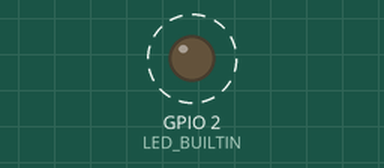
This sketch was run on a simulated ESP32. Shown: output pins drawn as LEDs (lit = HIGH). Dashed ring = blinking. WiFi joins after 1.5 s; servers stay silent unless stated; EEPROM starts erased; web services answer with replies made up by the test bench; what the sketch prints to the serial monitor is not drawn.

Above: at 2.2 s.
Timing chart, 0 to 4.8 s (numbered marks = the images above):
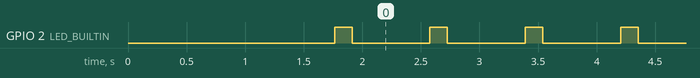

Measured:
- by itself, GPIO 2 (LED_BUILTIN): alternates HIGH for 0.15 s and LOW for 0.66 s

The sketch:

main.ino
```cpp
#include <WiFi.h>
#include <WiFiUdp.h>
#include <ArduinoOTA.h>
#include "NTPClient.h"
#include "telegram_bot.h"
#include "EEPROMFeatures.h"

#define EEPROM_SIZE 512

TelegramBot telegramBot;

const char* ssid = "ZettaHouse";
const char* password = "Technoedge";
const char* bot_token = telegramBot.getBotToken();
const char* chat_id = telegramBot.getChatId();
String telegram_url = telegramBot.getTelegramUrl();
String message;
String query = telegramBot.getQuery();

String currentTimeStamp;
String currentDateStamp;
String disconnectedMessage;
String esp32StatusMessage;

String customDate;
String customTimeStamp;

String disconnectedDate;
String disconnectedTime;
String reconnectedDate;
String reconnectedTime;

String esp32Data;

String get_eeprom_esp32Data;

char eeprom_esp32Data[150];

enum WifiState {
  CONNECTED,
  DISCONNECTED,
  RECONNECTING,
} wifiState;

struct TimeStamp {
  String Hour;
  String Minute;
  String Second;
} timeStamp;

struct DateStamp {
  int monthIndex;
  int dayIndex;
  String Date;
  String Day;
  String Month;
  String Year;
} dateStamp;

const unsigned int minute = 60;
const unsigned int hour = 60 * minute;
const unsigned int wita = 8 * hour;

WiFiUDP ntpUDP;
NTPClient timeClient(ntpUDP, "pool.ntp.org", wita);
EEPROMFeatures EEPROMF(0, EEPROM_SIZE);

void wifiSetup(void);
void ntpData(void);
void sendMessageToTelegram(String message);
void outputDCTime(String state);
void outputReconnectTime(String state);
String reconnectedMessage(String disconnectTime, String reconnectedTime);

void setup() {
  Serial.begin(115200);

  if(EEPROMF.begin() == false){
    ESP.restart();
  }

  wifiNTPSetup();
  ntpData();
  get_eeprom_esp32Data = EEPROMF.readString(0);
  Serial.println("\nget_eeprom_esp32Data : ");
  Serial.println(get_eeprom_esp32Data);
  Serial.println("\n");

  pinMode(LED_BUILTIN, OUTPUT);
  telegramBot.sendMessageToTelegram(telegram_url, query, reconnectedMessage(disconnectedDate, disconnectedTime, reconnectedDate, reconnectedTime));


  ArduinoOTA.setHostname("sam-esp32");
  ArduinoOTA.setPassword("samESP32");
  ArduinoOTA.begin();
}

void loop() {
  ArduinoOTA.handle();

  digitalWrite(LED_BUILTIN, HIGH);
  delay(150);
  digitalWrite(LED_BUILTIN, LOW);
  delay(150);

  ntpData();
  esp32Data = esp32StatusMessage;
  esp32Data.toCharArray(eeprom_esp32Data, sizeof(eeprom_esp32Data) + 1);
  EEPROMF.writeString(0, eeprom_esp32Data);

  if(WiFi.status() != WL_CONNECTED) {
    if (wifiState != DISCONNECTED && wifiState != RECONNECTING) {
        wifiState = RECONNECTING;
        disconnectedDate = customDate;
        disconnectedTime = customTimeStamp;
        outputDCTime(disconnectedDate, disconnectedTime);
    } else {
      wifiState = RECONNECTING;
    }
  } else {
    if (wifiState == RECONNECTING) {
      wifiState = CONNECTED;
      reconnectedDate = customDate;
      reconnectedTime = customTimeStamp;
      outputReconnectTime(reconnectedDate, reconnectedTime);
      telegramBot.sendMessageToTelegram(telegram_url, query, reconnectedMessage(disconnectedDate, disconnectedTime, reconnectedDate, reconnectedTime));
    }
  }
  delay(500);
}

void wifiNTPSetup(void) {
  Serial.print("Connecting to Wifi SSID : ");
  Serial.println(ssid);
  WiFi.begin(ssid, password);

  while (WiFi.status() != WL_CONNECTED) {
    delay(100);
    Serial.println("Connecting to WiFi...");
  }

  wifiState = CONNECTED;
  Serial.println("Connected to Wifi!");
  Serial.print("ESP 32 Local IP Address : ");
  Serial.println(WiFi.localIP());

  timeClient.begin();
  timeClient.setTimeOffset(wita);
}

void ntpData(void) {
  timeClient.update();

  currentTimeStamp = timeClient.getFormattedTime();
  currentDateStamp = timeClient.getFormattedDate();

  timeStamp.Hour = timeClient.getHours();
  timeStamp.Minute = timeClient.getMinutes();
  timeStamp.Second = timeClient.getSeconds();

  dateStamp.monthIndex = timeClient.getMonth();
  dateStamp.dayIndex = timeClient.getDay();

  dateStamp.Date = timeClient.getDate();
  dateStamp.Day = timeClient.getDayName();
  dateStamp.Month = timeClient.getMonthName();
  dateStamp.Year = timeClient.getYear();

  customTimeStamp = timeStamp.Hour + ":" + timeStamp.Minute + ":" + timeStamp.Second;
  customDate = dateStamp.Day + ", " + dateStamp.Date + " " + dateStamp.Month + " " + dateStamp.Year;

  esp32StatusMessage = "Status ESP 32\n";
  esp32StatusMessage += "ESP 32 last online time :\n";
  esp32StatusMessage += disconnectedDate;
  esp32StatusMessage += " - ";
  esp32StatusMessage += disconnectedTime;
  esp32StatusMessage += "\nESP 32 last power on :\n";
  esp32StatusMessage += customDate;
  esp32StatusMessage += " - ";
  esp32StatusMessage += customTimeStamp;
  esp32StatusMessage += "\n";
}

String reconnectedMessage(String disconnectedDate, String disconnectedTime, String reconnectedDate, String reconnectedTime) {
  String reconnectMessage = "Device disconnected at : " + disconnectedDate + " - " +  disconnectedTime + "\n" + "Device Back Online at : " + reconnectedDate + " - " + reconnectedTime;
  return reconnectMessage;
}

void outputDCTime(String date, String time) {
  Serial.print("Disconnected at : ");
  Serial.print(date);
  Serial.print(" - ");
  Serial.println(time);
}

void outputReconnectTime(String date, String time) {
  Serial.print("Reconnected at : ");
  Serial.print(date);
  Serial.print(" - ");
  Serial.println(time);
}

void sendMessageToTelegram(String message) {
  telegram_url ="https://api.telegram.org/bot" + String(bot_token) + "/sendMessage";
  query ="chat_id=" + String(chat_id) + "&text=" + urlEncode(message);

  HTTPClient http;
  http.begin(telegram_url);

  http.addHeader("Content-Type", "application/x-www-form-urlencoded");

  int response = http.POST(query);

  if (response == 200) {
    Serial.println("Pengiriman pesan menuju telegram berhasil!");
    Serial.println("Pesan yang terkirim : ");
    Serial.println(message);
  } else {
    Serial.print("Pengiriman pesan menuju telegram gagal dengan response code : ");
    Serial.println(response);
  }

  http.end();
}
```

EEPROMFeatures.cpp
```cpp
//EEPROMFeatures.cpp
#include "EEPROMFeatures.h"

EEPROMFeatures::EEPROMFeatures(int address, int EEPROMsize){
  _address = address;
  _EEPROMsize = EEPROMsize;
}

bool EEPROMFeatures::begin(){
  if (!EEPROM.begin(_EEPROMsize)) {
    Serial.println("Failed to initialise EEPROM, Restarting.....");
    delay(1000);
    return false;
  }
  return true;
}

void EEPROMFeatures::writeString(int address, String str){
  if (str.length() >= _EEPROMsize - address - 1){
    Serial.println("String too long");
    return;
  }
  EEPROM.write(address + _address, str.length());
  for (int i = 0; i < str.length(); ++i) {
    EEPROM.write(address + _address + 1 + i, str[i]);
  }
  EEPROM.commit(); // Simpan perubahan ke EEPROM
}
String EEPROMFeatures::readString(int address){
  int strLength = EEPROM.read(address + _address);
  String str;
  for (int i = 0; i < strLength; ++i) {
    str += char(EEPROM.read(address + _address + 1 + i));
  }
  return str;
}
```

EEPROMFeatures.h
```cpp
// EEPROMFeatures.h
#ifndef EEPROMFeatures_h
#define EEPROMFeatures_h

#include <Arduino.h>
#include <EEPROM.h>

class EEPROMFeatures
{
  private:
  int _address;
  int _EEPROMsize;

  public:
    EEPROMFeatures(int address, int EEPROMsize);
    bool begin();
    void writeString(int address, String str);
    String readString(int address);
};

#endif
```

NTPClient.cpp
```cpp
#include "NTPClient.h"

NTPClient::NTPClient(UDP& udp) {
  this->_udp            = &udp;
}

NTPClient::NTPClient(UDP& udp, int timeOffset) {
  this->_udp            = &udp;
  this->_timeOffset     = timeOffset;
}

NTPClient::NTPClient(UDP& udp, const char* poolServerName) {
  this->_udp            = &udp;
  this->_poolServerName = poolServerName;
}

NTPClient::NTPClient(UDP& udp, const char* poolServerName, int timeOffset) {
  this->_udp            = &udp;
  this->_timeOffset     = timeOffset;
  this->_poolServerName = poolServerName;
}

NTPClient::NTPClient(UDP& udp, const char* poolServerName, int timeOffset, unsigned long updateInterval) {
  this->_udp            = &udp;
  this->_timeOffset     = timeOffset;
  this->_poolServerName = poolServerName;
  this->_updateInterval = updateInterval;
}

void NTPClient::begin() {
  this->begin(NTP_DEFAULT_LOCAL_PORT);
}

void NTPClient::begin(int port) {
  this->_port = port;

  this->_udp->begin(this->_port);

  this->_udpSetup = true;
}

bool NTPClient::isValid(byte * ntpPacket)
{
  //Perform a few validity checks on the packet
  if((ntpPacket[0] & 0b11000000) == 0b11000000)   //Check for LI=UNSYNC
    return false;

  if((ntpPacket[0] & 0b00111000) >> 3 < 0b100)    //Check for Version >= 4
    return false;

  if((ntpPacket[0] & 0b00000111) != 0b100)      //Check for Mode == Server
    return false;

  if((ntpPacket[1] < 1) || (ntpPacket[1] > 15))   //Check for valid Stratum
    return false;

  if( ntpPacket[16] == 0 && ntpPacket[17] == 0 &&
    ntpPacket[18] == 0 && ntpPacket[19] == 0 &&
    ntpPacket[20] == 0 && ntpPacket[21] == 0 &&
    ntpPacket[22] == 0 && ntpPacket[22] == 0)   //Check for ReferenceTimestamp != 0
    return false;

  return true;
}

bool NTPClient::forceUpdate() {
  #ifdef DEBUG_NTPClient
    Serial.println("Update from NTP Server");
  #endif
  // flush any existing packets
  while(this->_udp->parsePacket() != 0)
    this->_udp->flush();
  this->sendNTPPacket();

  // Wait till data is there or timeout...
  byte timeout = 0;
  int cb = 0;
  do {
    delay ( 10 );
    cb = this->_udp->parsePacket();

    if(cb > 0)
    {
      this->_udp->read(this->_packetBuffer, NTP_PACKET_SIZE);
      if(!this->isValid(this->_packetBuffer))
        cb = 0;
    }

    if (timeout > 100) return false; // timeout after 1000 ms
    timeout++;
  } while (cb == 0);

  this->_lastUpdate = millis() - (10 * (timeout + 1)); // Account for delay in reading the time

  unsigned long highWord = word(this->_packetBuffer[40], this->_packetBuffer[41]);
  unsigned long lowWord = word(this->_packetBuffer[42], this->_packetBuffer[43]);
  // combine the four bytes (two words) into a long integer
  // this is NTP time (seconds since Jan 1 1900):
  unsigned long secsSince1900 = highWord << 16 | lowWord;

  this->_currentEpoc = secsSince1900 - SEVENZYYEARS;

  return true;
}

bool NTPClient::update() {
  if ((millis() - this->_lastUpdate >= this->_updateInterval)     // Update after _updateInterval
    || this->_lastUpdate == 0) {                                // Update if there was no update yet.
    if (!this->_udpSetup) this->begin();                         // setup the UDP client if needed
    return this->forceUpdate();
  }
  return true;
}

unsigned long NTPClient::getEpochTime() {
  return this->_timeOffset + // User offset
         this->_currentEpoc + // Epoc returned by the NTP server
         ((millis() - this->_lastUpdate) / 1000); // Time since last update
}

int NTPClient::getMonth() {
  const unsigned long SECONDS_IN_MONTH = 30 * 24 * 60 * 60;
  return (((this->getEpochTime()  / SECONDS_IN_MONTH) + 4 ) % 12);
}
int NTPClient::getDay() {
  return (((this->getEpochTime()  / 86400L) + 4 ) % 7); //0 is Sunday
}
int NTPClient::getHours() {
  return ((this->getEpochTime()  % 86400L) / 3600);
}
int NTPClient::getMinutes() {
  return ((this->getEpochTime() % 3600) / 60);
}
int NTPClient::getSeconds() {
  return (this->getEpochTime() % 60);
}

String NTPClient::getFormattedTime(unsigned long secs) {
  unsigned long rawTime = secs ? secs : this->getEpochTime();
  unsigned long hours = (rawTime % 86400L) / 3600;
  String hoursStr = hours < 10 ? "0" + String(hours) : String(hours);

  unsigned long minutes = (rawTime % 3600) / 60;
  String minuteStr = minutes < 10 ? "0" + String(minutes) : String(minutes);

  unsigned long seconds = rawTime % 60;
  String secondStr = seconds < 10 ? "0" + String(seconds) : String(seconds);

  return hoursStr + ":" + minuteStr + ":" + secondStr;
}

String NTPClient::getFormattedDate(unsigned long secs) {
  unsigned long rawTime = (secs ? secs : this->getEpochTime()) / 86400L;  // in days
  unsigned long days = 0, year = 1970;
  uint8_t month;
  static const uint8_t monthDays[]={31,28,31,30,31,30,31,31,30,31,30,31};

  while((days += (LEAP_YEAR(year) ? 366 : 365)) <= rawTime)
    year++;
  rawTime -= days - (LEAP_YEAR(year) ? 366 : 365); // now it is days in this year, starting at 0
  days=0;
  for (month=0; month<12; month++) {
    uint8_t monthLength;
    if (month==1) { // february
      monthLength = LEAP_YEAR(year) ? 29 : 28;
    } else {
      monthLength = monthDays[month];
    }
    if (rawTime < monthLength) break;
    rawTime -= monthLength;
  }
  String monthStr = ++month < 10 ? "0" + String(month) : String(month); // jan is month 1
  String dayStr = ++rawTime < 10 ? "0" + String(rawTime) : String(rawTime); // day of month
  return String(year) + "-" + monthStr + "-" + dayStr;
}

String NTPClient::getMonthName(int month) {
    if (month == -1) {
        month = getMonth();
    }
    static const char* monthNames[] = {
        "January", "February", "March", "April", "May", "June",
        "July", "August", "September", "October", "November", "December"
    };

    if (month >= 1 && month <= 12) {
        return monthNames[month - 1];
    }

    return "Invalid Month";
}

String NTPClient::getDayName(int day) {
    static const char* dayNames[] = {
        "Sunday", "Monday", "Tuesday", "Wednesday", "Thursday", "Friday", "Saturday"
    };

    if (day >= 0 && day <= 6) {
        return dayNames[day];
    }

    return "Saturday";
}

String NTPClient::getDate() {
    unsigned long epochTime = this->getEpochTime();
    String formattedDate = getFormattedDate(epochTime);
    String date = formattedDate.substring(8, 10);

    return date;
}

String NTPClient::getYear() {
    unsigned long epochTime = this->getEpochTime();
    String formattedDate = getFormattedDate(epochTime);
    String date = formattedDate.substring(0, 4);

    return date;
}

void NTPClient::end() {
  this->_udp->stop();

  this->_udpSetup = false;
}

void NTPClient::setTimeOffset(int timeOffset) {
  this->_timeOffset     = timeOffset;
}

void NTPClient::setUpdateInterval(unsigned long updateInterval) {
  this->_updateInterval = updateInterval;
}

void NTPClient::sendNTPPacket() {
  // set all bytes in the buffer to 0
  memset(this->_packetBuffer, 0, NTP_PACKET_SIZE);
  // Initialize values needed to form NTP request
  // (see URL above for details on the packets)
  this->_packetBuffer[0] = 0b11100011;   // LI, Version, Mode
  this->_packetBuffer[1] = 0;     // Stratum, or type of clock
  this->_packetBuffer[2] = 6;     // Polling Interval
  this->_packetBuffer[3] = 0xEC;  // Peer Clock Precision
  // 8 bytes of zero for Root Delay & Root Dispersion
  this->_packetBuffer[12]  = 0x49;
  this->_packetBuffer[13]  = 0x4E;
  this->_packetBuffer[14]  = 0x49;
  this->_packetBuffer[15]  = 0x52;

  // all NTP fields have been given values, now
  // you can send a packet requesting a timestamp:
  this->_udp->beginPacket(this->_poolServerName, 123); //NTP requests are to port 123
  this->_udp->write(this->_packetBuffer, NTP_PACKET_SIZE);
  this->_udp->endPacket();
}

void NTPClient::setEpochTime(unsigned long secs) {
  this->_currentEpoc = secs;
}
```

NTPClient.h
```cpp
#pragma once

#include "Arduino.h"

#include <Udp.h>

#define SEVENZYYEARS 2208988800UL
#define NTP_PACKET_SIZE 48
#define NTP_DEFAULT_LOCAL_PORT 1337
#define LEAP_YEAR(Y) ((Y > 0) && !(Y % 4) && ((Y % 100) || !(Y % 400)))

class NTPClient
{
private:
  UDP *_udp;
  bool _udpSetup = false;

  const char *_poolServerName = "pool.ntp.org"; // Default time server
  int _port = NTP_DEFAULT_LOCAL_PORT;
  int _timeOffset = 0;

  unsigned long _updateInterval = 60000; // In ms

  unsigned long _currentEpoc = 0; // In s
  unsigned long _lastUpdate = 0;  // In ms

  byte _packetBuffer[NTP_PACKET_SIZE];

  void sendNTPPacket();
  bool isValid(byte *ntpPacket);

public:
  NTPClient(UDP &udp);
  NTPClient(UDP &udp, int timeOffset);
  NTPClient(UDP &udp, const char *poolServerName);
  NTPClient(UDP &udp, const char *poolServerName, int timeOffset);
  NTPClient(UDP &udp, const char *poolServerName, int timeOffset, unsigned long updateInterval);

  /**
   * Starts the underlying UDP client with the default local port
   */
  void begin();

  /**
   * Starts the underlying UDP client with the specified local port
   */
  void begin(int port);

  /**
   * This should be called in the main loop of your application. By default an update from the NTP Server is only
   * made every 60 seconds. This can be configured in the NTPClient constructor.
   *
   * @return true on success, false on failure
   */
  bool update();

  /**
   * This will force the update from the NTP Server.
   *
   * @return true on success, false on failure
   */
  bool forceUpdate();

  String getYear();
  int getMonth();
  int getDay();
  String getDate();
  int getHours();
  int getMinutes();
  int getSeconds();

  /**
   * Changes the time offset. Useful for changing timezones dynamically
   */
  void setTimeOffset(int timeOffset);

  /**
   * Set the update interval to another frequency. E.g. useful when the
   * timeOffset should not be set in the constructor
   */
  void setUpdateInterval(unsigned long updateInterval);

  /**
   * @return secs argument (or 0 for current time) formatted like `hh:mm:ss`
   */
  String getFormattedTime(unsigned long secs = 0);

  /**
   * @return time in seconds since Jan. 1, 1970
   */
  unsigned long getEpochTime();

  /**
   * @return secs argument (or 0 for current date) formatted to ISO 8601
   * like `2004-02-12T15:19:21+00:00`
   */
  String getFormattedDate(unsigned long secs = 0);

  /**
   * Stops the underlying UDP client
   */
  void end();

  /**
   * Replace the NTP-fetched time with seconds since Jan. 1, 1970
   */
  void setEpochTime(unsigned long secs);
  String getMonthName(int month = -1);
  String getDayName(int day = -1);
};
```

telegram_bot.h
```cpp
#ifndef TELEGRAM_BOT
#define TELEGRAM_BOT

#include "Arduino.h"
#include <HTTPClient.h>
#include <UrlEncode.h>

class TelegramBot
{
  private:
    const char* _bot_token;
    const char* _chat_id;
    String _telegram_url;
    String _query;

  public:
    TelegramBot();

    const char* getBotToken();
    const char* getChatId();
    String getTelegramUrl();
    String getQuery();

    void setMessage(String message);
    void sendMessageToTelegram(String telegram_url, String query, String message);
};

#endif
```

Source omitted: telegram_bot.cpp (1291 bytes)
